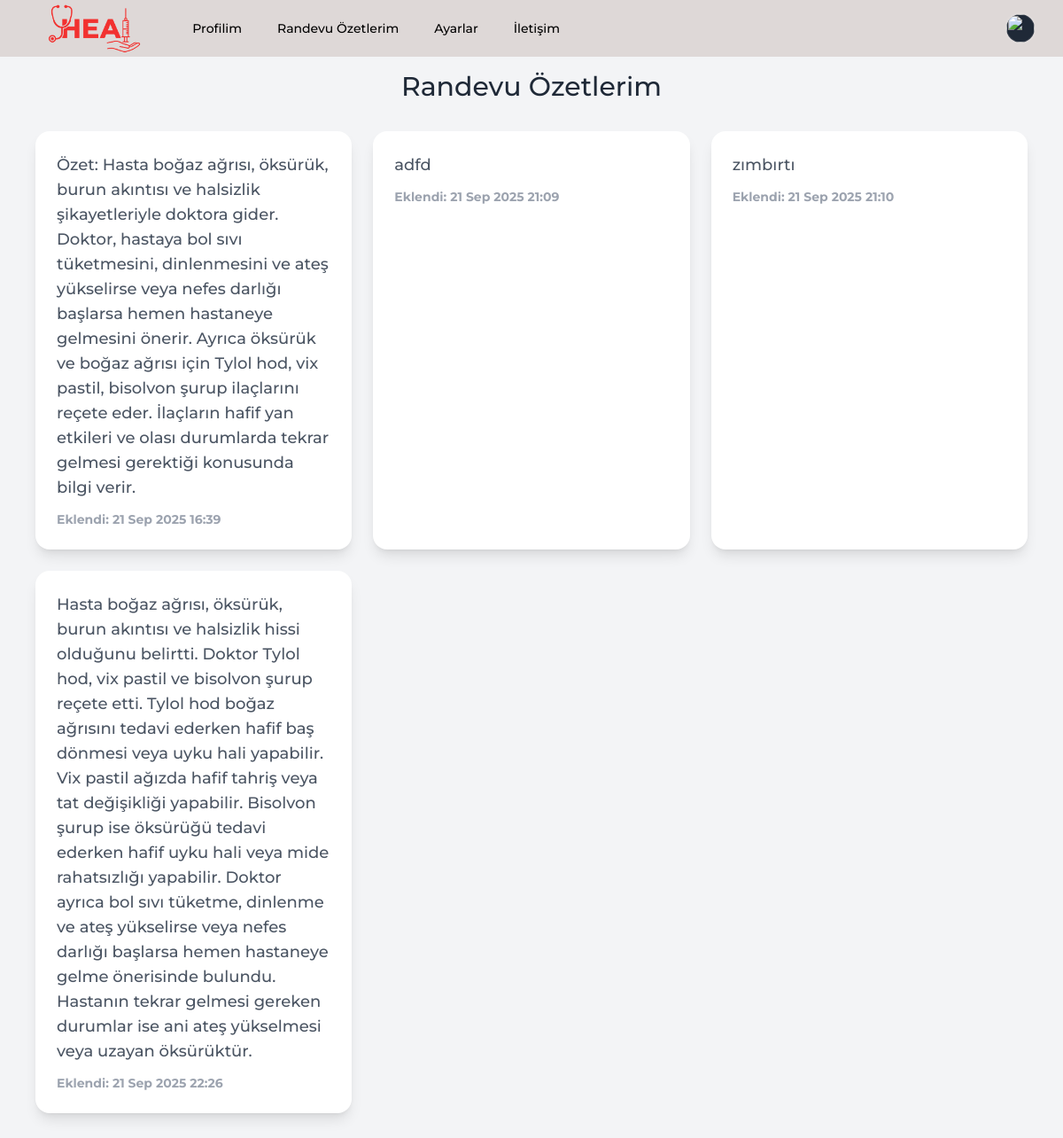
The app's page /summaries/ (signed in), older data.
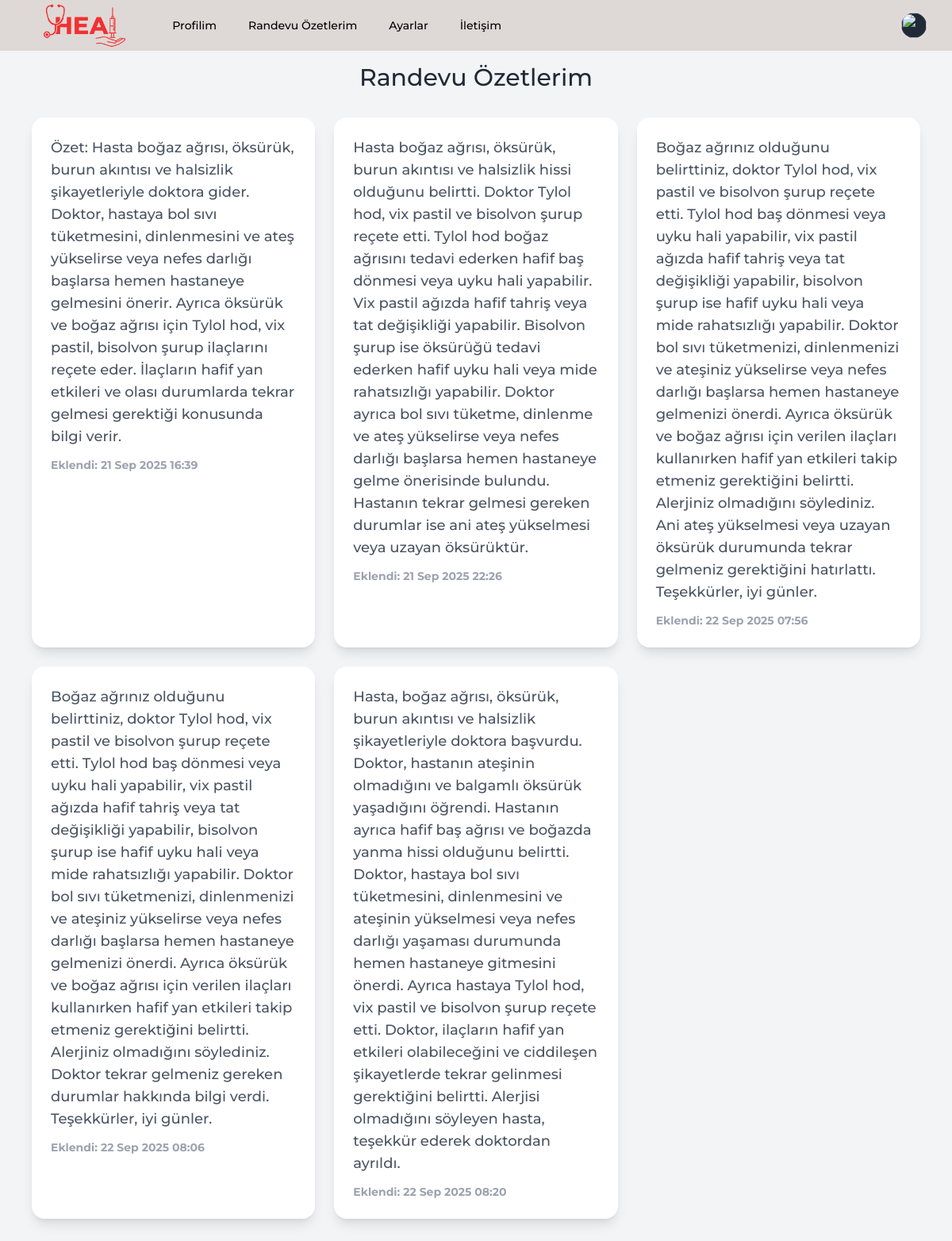
The same page, newer data.
### app/models.py (models this page shows)
class VoiceRecord(models.Model):
    title = models.CharField(max_length=100)
    audio_file = models.FileField(upload_to='audio/')
    summary = models.TextField(blank=True, null=True)
    created_at = models.DateTimeField(auto_now_add=True)

### app/views.py (the view)
# urls.py: path('summaries/', appointment_summary, name='appointment_summary'),
@login_required
def appointment_summary(request):
    voice_records = VoiceRecord.objects.all()
    return render(request, 'appointment_summary.html', {'voice_records': voice_records})

### templates/appointment_summary.html (shortened to what this page needs)
{% load static %}
<!DOCTYPE html>
<html lang="tr">
<head>
   {% include "partials/links.html" %}
</head>
<body class="bg-gray-100 min-h-screen flex flex-col items-center" style="font-family: Montserrat;">
    <div class="fixed top-0 left-0 w-full z-50">
        {% include "partials/navbar.html" %}
    </div>
    <div class="w-full flex flex-col items-center pt-20 pb-10">
        <h1 class="text-3xl font-medium text-gray-800 mb-8">Randevu Özetlerim</h1>
        <div class="grid grid-cols-1 sm:grid-cols-2 lg:grid-cols-3 gap-6 w-full max-w-6xl px-4">
            {% for i in voice_records %}
                <div class="bg-white rounded-2xl shadow-lg p-6 hover:shadow-2xl transition">
                    <h2 class="text-lg font-medium text-gray-600 mb-3">{{ i.summary }}</h2>
                    <div class="text-sm font-bold text-gray-400">
                        Eklendi: {{ i.created_at|date:"d M Y H:i" }}
                    </div>
                </div>
            {% empty %}
                <div class="col-span-full text-center text-gray-500">
                    Henüz kayıt bulunamadı.
                </div>
            {% endfor %}
        </div>
    </div>
</body>
</html>

### templates/partials/links.html (shortened to what this page needs)
<script src="https://cdn.tailwindcss.com"></script>

### templates/partials/navbar.html (shortened to what this page needs)
<nav class="relative bg-[#ded8d7] text-white mb-4">
        <div class="mx-auto max-w-7xl px-2 sm:px-6 lg:px-8">
            <div class="relative flex h-16 items-center justify-between">
                <div class="flex flex-1 items-center justify-center sm:items-stretch sm:justify-start">
                    <div class="flex items-center justify-center shrink-0 h-16 overflow-hidden">
                        <a href="{% url 'symptom_input' %}" class="flex items-center h-full">
                             {% load static %}
                            <img src="{% static 'img/logo.png' %}"
                                alt="Your Company"
                                class="max-h-full w-auto object-contain" />
                        </a>
                    </div>
                    <div class="hidden sm:ml-6 sm:block flex-1">
                        <div class="flex space-x-4 h-16 items-center">
                            <a href="{% url 'profile' %}"
                                class="rounded-md px-3 py-2 text-sm font-medium text-black hover:bg-white/5 hover:text-orange-600">Profilim</a>
                            <a href="{% url 'appointment_summary' %}"
                                class="rounded-md px-3 py-2 text-sm font-medium text-black hover:bg-white/5 hover:text-orange-600">Randevu Özetlerim</a>
                            <a href="#"
                                class="rounded-md px-3 py-2 text-sm font-medium text-black hover:bg-white/5 hover:text-orange-600">Ayarlar</a>
                            <a href="{% url 'contact_view' %}"
                                class="rounded-md px-3 py-2 text-sm font-medium text-black hover:bg-white/5 hover:text-orange-600">İletişim</a>
                        </div>
                    </div>
                </div>
                <div class="absolute inset-y-0 right-0 flex items-center pr-2 sm:static sm:inset-auto sm:ml-6 sm:pr-0">
                    <div class="relative ml-3">
                        <button class="relative flex rounded-full focus-visible:outline-2 focus-visible:outline-offset-2 focus-visible:outline-indigo-500">
                            <span class="absolute -inset-1.5"></span>
                            <img src="https://images.unsplash.com/photo-1472099645785-5658abf4ff4e?ixlib=rb-1.2.1&ixid=eyJhcHBfaWQiOjEyMDd9&auto=format&fit=facearea&facepad=2&w=256&h=256&q=80"
                                alt=""
                                class="size-8 rounded-full bg-gray-800 outline -outline-offset-1 outline-white/10" />
                        </button>
                    </div>
                </div>
            </div>
        </div>
    </nav>

Row changes from the older to the newer data that the page shows:
removed VoiceRecord: summary "adfd", created_at "21 Sep 2025 21:09"
removed VoiceRecord: summary "zımbırtı", created_at "21 Sep 2025 21:10"
added VoiceRecord: summary "Boğaz ağrınız olduğunu belirttiniz, doktor Tylol hod, vix pastil ve bisolvon şurup reçete etti. Tylol hod baş dönmesi veya uyku hali yapabilir, vix pastil ağızda hafif tahriş veya tat değişikliği yapabilir, bisolvon şurup ise hafif uyku hali veya mide rahatsızlığı yapabilir. Doktor bol sıvı tüketmenizi, dinlenmenizi ve ateşiniz yükselirse veya nefes darlığı başlarsa hemen hastaneye gelmenizi önerdi. Ayrıca öksürük ve boğaz ağrısı için verilen ilaçları kullanırken hafif yan etkileri takip etmeniz gerektiğini belirtti. Alerjiniz olmadığını söylediniz. Ani ateş yükselmesi veya uzayan öksürük durumunda tekrar gelmeniz gerektiğini hatırlattı. Teşekkürler, iyi günler.", created_at "22 Sep 2025 07:56"
added VoiceRecord: summary "Boğaz ağrınız olduğunu belirttiniz, doktor Tylol hod, vix pastil ve bisolvon şurup reçete etti. Tylol hod baş dönmesi veya uyku hali yapabilir, vix pastil ağızda hafif tahriş veya tat değişikliği yapabilir, bisolvon şurup ise hafif uyku hali veya mide rahatsızlığı yapabilir. Doktor bol sıvı tüketmenizi, dinlenmenizi ve ateşiniz yükselirse veya nefes darlığı başlarsa hemen hastaneye gelmenizi önerdi. Ayrıca öksürük ve boğaz ağrısı için verilen ilaçları kullanırken hafif yan etkileri takip etmeniz gerektiğini belirtti. Alerjiniz olmadığını söylediniz. Doktor tekrar gelmeniz gereken durumlar hakkında bilgi verdi. Teşekkürler, iyi günler.", created_at "22 Sep 2025 08:06"
added VoiceRecord: summary "Hasta, boğaz ağrısı, öksürük, burun akıntısı ve halsizlik şikayetleriyle doktora başvurdu. Doktor, hastanın ateşinin olmadığını ve balgamlı öksürük yaşadığını öğrendi. Hastanın ayrıca hafif baş ağrısı ve boğazda yanma hissi olduğunu belirtti. Doktor, hastaya bol sıvı tüketmesini, dinlenmesini ve ateşinin yükselmesi veya nefes darlığı yaşaması durumunda hemen hastaneye gitmesini önerdi. Ayrıca hastaya Tylol hod, vix pastil ve bisolvon şurup reçete etti. Doktor, ilaçların hafif yan etkileri olabileceğini ve ciddileşen şikayetlerde tekrar gelinmesi gerektiğini belirtti. Alerjisi olmadığını söyleyen hasta, teşekkür ederek doktordan ayrıldı.", created_at "22 Sep 2025 08:20"
